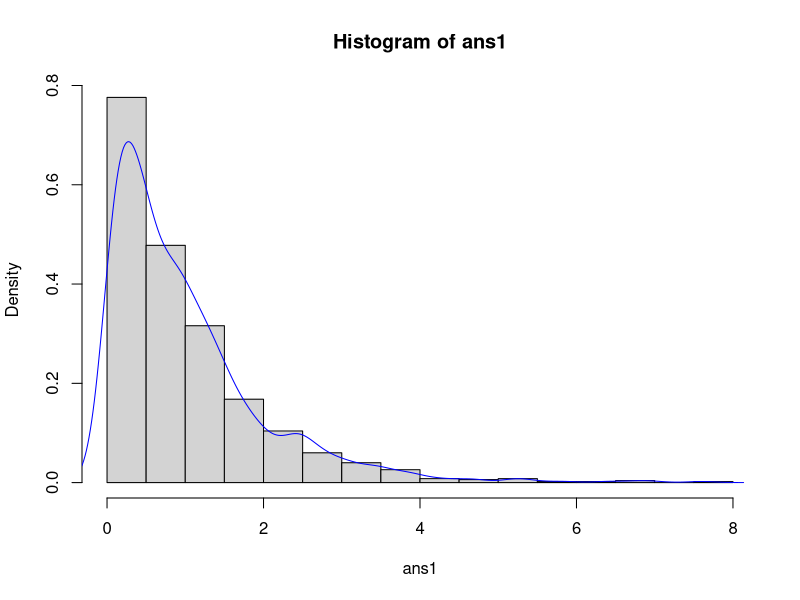
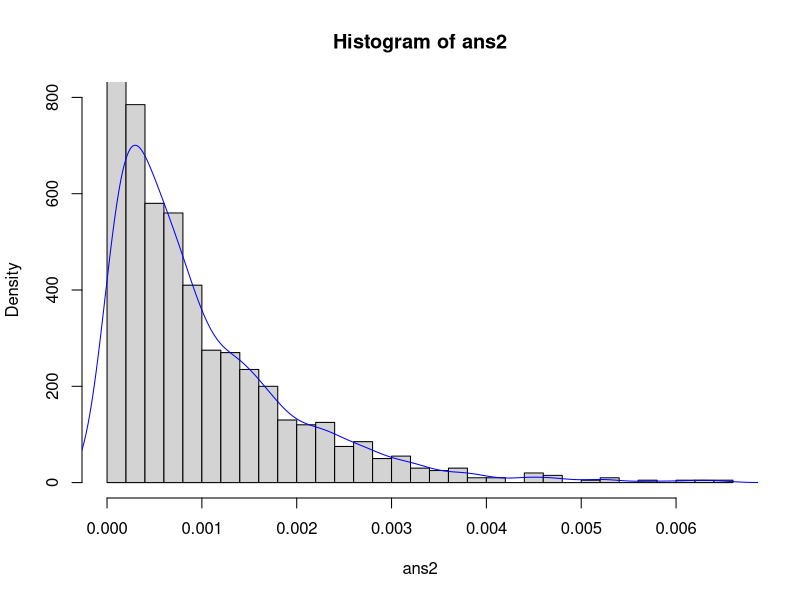
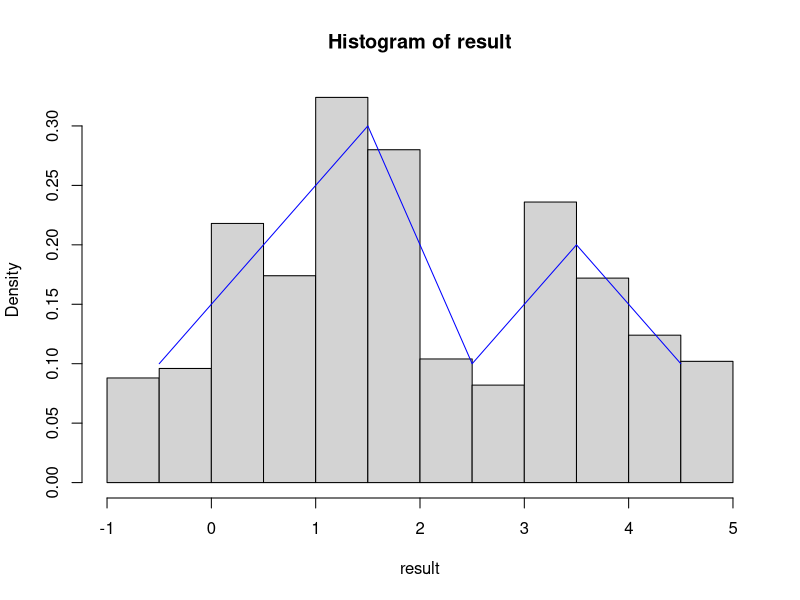
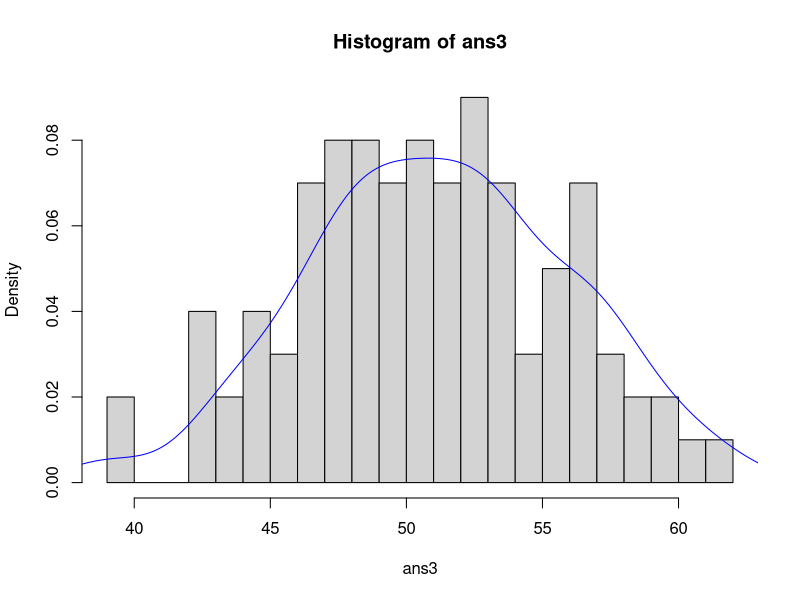

Write the R code that produced these figures, in order.
#ex1

myexp=function(lambda, n){
  u=runif(n)
  y=-log(1-u)/lambda
  return(y)
}
ans1=myexp(1,1000)
hist(ans1, probability = TRUE)
lines(density(ans1), col="blue")


#ex2

mymin=function(n,k){
  # from a sample with size n
  # generate k numbers
  u=runif(k)
  y=1-u^(1/n)
  return(y)
}

ans2=mymin(1000,1000)
hist(ans2, probability = TRUE, ylim=c(0,800), breaks = 24)
lines(density(ans2), col="blue")


#ex3
gdata=function(m,cx,x)
  # m: sample size
  # cx:c_0,...,c_{n-1}
  # x: x_0,...,x_n
{
  result=rep(0,m)
  n=length(x)
  u=runif(m)
  x1=x[-1]
  x2=x[-n]
  p=cumsum(cx*(x1-x2))
  p_i=c(0,p[-(n-1)])
  for(j in 1:m){
    ii=max((1:(n-1))[p_i<=u[j]])  ## ii is
    result[j]=x[ii]+(u[j]-p_i[ii])/cx[ii]
  }
  hist(result, prob=T)
  lines(x2+mean(x1-x2)/2, cx, col="blue")
  return(result)
}

x=seq(-1,5)
cx=c(0.1,0.2,0.3,0.1,0.2,0.1)
ran=gdata(1000, cx, x)


#ex4 

mybou=function(n,p){
    u=runif(n)
    x=rep(1,n)
    x[u<1-p]=0
    return(x)
}


#ex extra: binomial distribution(imitate ex4)

nplace=function(u, fx){
  sum(u>fx)+1
}

mybinom=function(n, k, p){
  u=runif(k)
  x=1:n
  Fx=pbinom(x,n,p)
  ans=sapply(u, nplace, Fx)
  return(ans)
}

ans3=mybinom(100, 100, 1/2)
hist(ans3, probability = T, breaks = 24)
lines(density(ans3), col="blue")